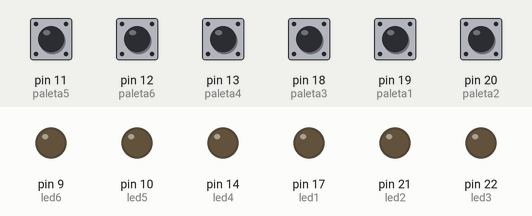
The program below on a simulated MicroPython board. On the bench: output pins drawn as LEDs (lit = HIGH). The inputs (shaded band) are chosen by the test bench; at power-on: pin 11 (paleta5), pin 12 (paleta6), pin 13 (paleta4), pin 18 (paleta3), pin 19 (paleta1), pin 20 (paleta2) HIGH.

Above: at 1.2 s.
1.3 s: pin 11 (paleta5) pulled LOW for 0.6 s
At 2.1 s:
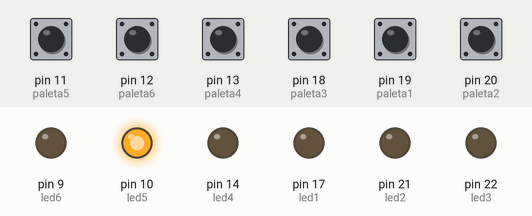
4.5 s: pin 12 (paleta6) pulled LOW for 0.6 s
At 5.6 s:
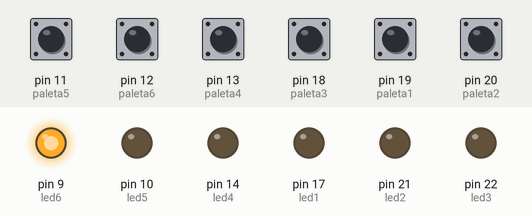
7.5 s: pin 13 (paleta4) pulled LOW for 0.6 s
At 8.0 s:
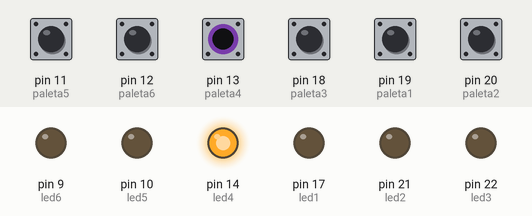
10.5 s: pin 18 (paleta3) pulled LOW for 0.6 s
At 11.5 s:
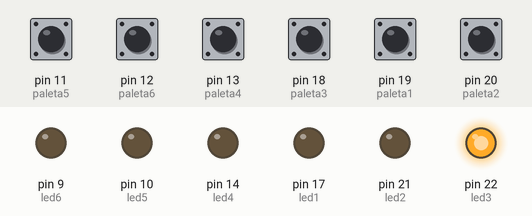
13.5 s: pin 19 (paleta1) pulled LOW for 0.6 s
At 13.8 s:
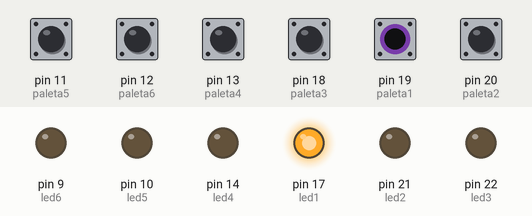
16.5 s: pin 20 (paleta2) pulled LOW for 0.6 s
At 17.3 s:
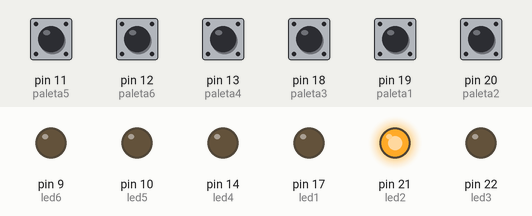
Timing chart, 0 to 19.5 s (numbered marks = the images above; inputs shaded):
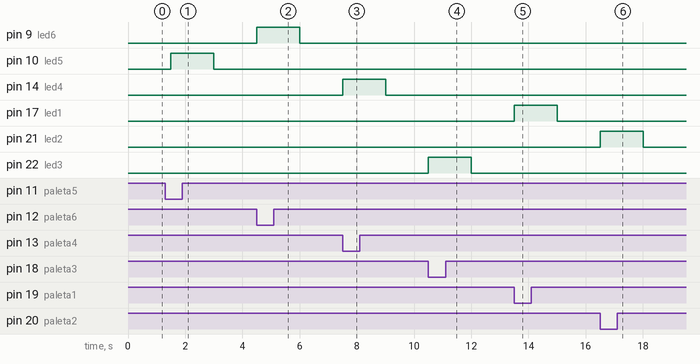

The program:

main.py
```python
from machine import *
import utime


paleta1 = Pin(19, Pin.IN, Pin.PULL_UP)
paleta2 = Pin(20, Pin.IN, Pin.PULL_UP)
paleta3 = Pin(18, Pin.IN, Pin.PULL_UP)
paleta4 = Pin(13, Pin.IN, Pin.PULL_UP)
paleta5 = Pin(11, Pin.IN, Pin.PULL_UP)
paleta6 = Pin(12, Pin.IN, Pin.PULL_UP)

led1 = Pin(17, Pin.OUT)
led2 = Pin(21, Pin.OUT)
led3 = Pin(22, Pin.OUT)
led4 = Pin(14, Pin.OUT)
led5 = Pin(10, Pin.OUT)
led6 = Pin(9, Pin.OUT)

PALETTE = 0

while True:
    if paleta1.value() == 0:
        PALETTE = 1
        led1.value(1)
        utime.sleep(1)
    else:
        led1.value(0)

    if paleta2.value() == 0:
        PALETTE = 2
        led2.value(1)
        utime.sleep(1)
    else:
        led2.value(0)

    if paleta3.value() == 0:
        PALETTE = 3
        led3.value(1)
        utime.sleep(1)
    else:
        led3.value(0)

    if paleta4.value() == 0:
        PALETTE = 4
        led4.value(1)
        utime.sleep(1)
    else:
        led4.value(0)

    if paleta5.value() == 0:
        PALETTE = 5
        led5.value(1)
        utime.sleep(1)
    else:
        led5.value(0)

    if paleta6.value() == 0:
        PALETTE = 6
        led6.value(1)
        utime.sleep(1)
    else:
        led6.value(0)


    utime.sleep(0.5)
```

Measured:
- after the input at 1.3 s, pin 10 (led5): LOW → HIGH after 0.20 s, → LOW 1.5 s later
- after the input at 4.5 s, pin 9 (led6): LOW → HIGH at once, → LOW 1.5 s later
- after the input at 7.5 s, pin 14 (led4): LOW → HIGH at once, → LOW 1.5 s later
- after the input at 10.5 s, pin 22 (led3): LOW → HIGH at once, → LOW 1.5 s later
- after the input at 13.5 s, pin 17 (led1): LOW → HIGH at once, → LOW 1.5 s later
- after the input at 16.5 s, pin 21 (led2): LOW → HIGH at once, → LOW 1.5 s later
